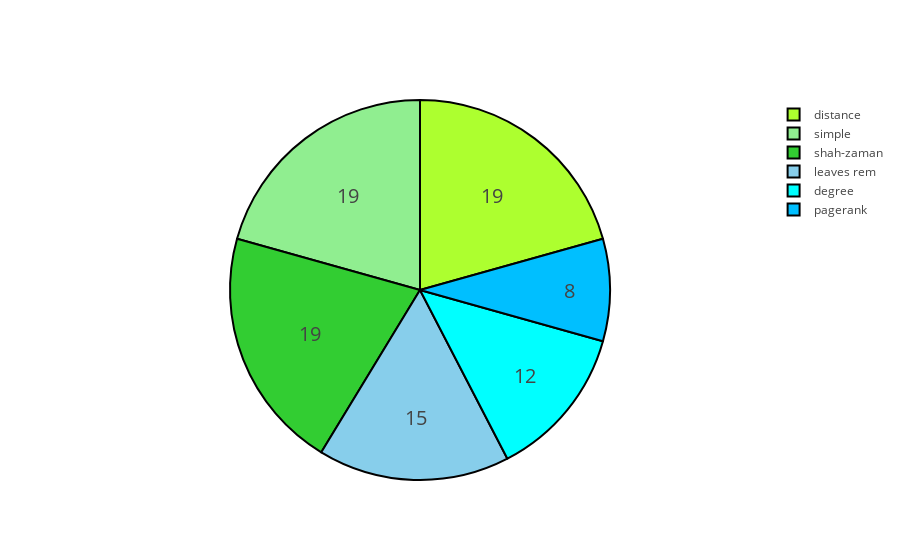

The notebook cell this image was saved under:
### Markdown cell above
## all against each other

### Code cell
## UA Trees of size= 25, SIM=50
allvsall = open('final_all6_S50_N25_ua.txt', 'w')
print>>allvsall,'RESULTS: UA(25) & SIM=50 ||||||||||||||||||||||||||||||||||'
print>>allvsall,'the six are looking for the source in the same graph'
victories_25_ua={}
victories_25_ua['leaves rem']=0
victories_25_ua['pagerank']=0
victories_25_ua['degree']=0
victories_25_ua['shah-zaman']=0
victories_25_ua['simple']=0
victories_25_ua['distance']=0

for N in [25]: 
    for i in range(0,50):
        print>>allvsall,'SIM:_______=',i
        #GENERATING THE GRAPH
        ua=unif_tree(N)
        #LEAVES REMOVAL TIME
        rl=rem2(ua)
        print>>allvsall,'leaves',rl
        if rl==0:
            victories_25_ua['leaves rem']+=1 
        #PAGERANK TIME
        pr_list=nx.pagerank(ua)
        pr=max(pr_list.iteritems(), key=operator.itemgetter(1))[0]
        print>>allvsall,'pagerank',pr
        if pr==0:
            victories_25_ua['pagerank']+=1
        #DEGREE TIME
        dc_list=nx.degree_centrality(ua)
        list_maximum=[]
        center=max(dc_list.iteritems(), key=operator.itemgetter(1))[1]
        for i in range(N):
                if dc_list[i]==center:
                    list_maximum.append([i,dc_list[i]])
        pair=random.choice(list_maximum)
        print>>allvsall,'degree',pair[0]
        if pair[0]==0:
            victories_25_ua['degree']+=1
        #SHAH-ZAMAN TIME
        L=sz(ua)
        v=L[len(L)-1][0]
        print>>allvsall,'shah',v
        if v==0:
            victories_25_ua['shah-zaman']+=1 
        #SIMPLE TIME
        simple_rfa=simple(ua)
        simple_center=simple_rfa[0][0]
        print>>allvsall,'simple',simple_center
        if simple_center==0:
            victories_25_ua['simple']+=1
        #DISTANCE TIME
        cc=nx.closeness_centrality(ua)
        center=max(cc.iteritems(), key=operator.itemgetter(1))[0]
        print>>allvsall,'distance',center
        if center==0:
            victories_25_ua['distance']+=1
allvsall.close()
labels=[]
values=[]

colors =[distance,degree,simpl ,pagerank,leaves,shah]#
for key, value in victories_25_ua.iteritems() :
    labels.append(key)
    values.append(value)



tracee = go.Pie(labels=labels, values=values,
               hoverinfo='label+percent', textinfo='value', 
               textfont=dict(size=20),
               marker=dict(colors=colors,line=dict(color='#000000', width=2)))

iplot([tracee], filename='styled_pie_chart1')

### Figure 1 — Plotly figure (JSON) as saved in the notebook; plotly's stock layout.template omitted (floating-point values rounded to 4 significant figures)
{"data": [{"hoverinfo": "label+percent", "labels": ["distance", "degree", "simple", "pagerank", "leaves rem", "shah-zaman"], "marker": {"colors": ["greenyellow", "aqua", "lightgreen", "deepskyblue", "skyblue", "limegreen"], "line": {"color": "#000000", "width": 2}}, "textfont": {"size": 20}, "textinfo": "value", "type": "pie", "values": [19, 12, 19, 8, 15, 19]}], "layout": {}}
